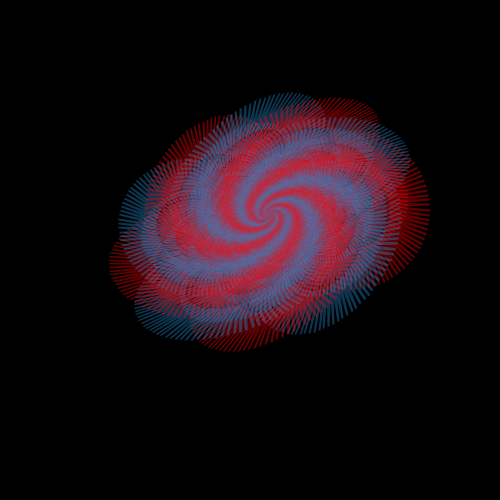
Frame 1 (no input)
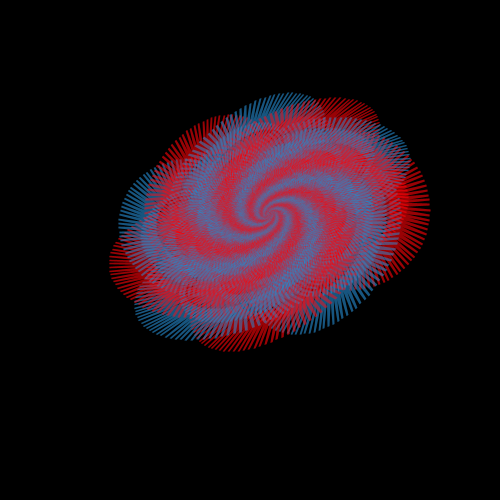
Frame 2 (the mouse pressed at the canvas centre, redrawn once)

The Processing sketch that drew these frames (run headless with seeded random() and noise(); the mouse was pressed at the canvas centre and the sketch redrawn once):

// Processing sketch: processing_86587
// ── processing_86587.pde

void setup(){
 smooth();
  background(/*225,245,243*/0);
  size(500, 500);
}
void draw(){

mouseX=100;
mouseY=100;
float x=20;//mouseX;
float y=40;//mouseY;
float n=100;//3+random(8); // nombre de cotes du polygone
float R=40;//+random(50); // rayon du polygone 
float r=4*R/2; // rayon de l'etoile polygonale
color bleu=color(35,137,203);
color rose=color(95,24,56);
color jaune=color(237,162,0);
color rouge=color(250,3,7);
color violet=color(163,46,242);
strokeWeight(2);
noFill();
float pisn=PI/n;
translate(width/2+r,height/2-r);
//for(int j=0;j</*n*5*/1;j++){//forme simple
for(int j=0;j<=n*5;j++){
  {if (j%2==0){
  stroke(rouge,96);}
  else{
 stroke(bleu,99);}
// dessin des n sommets du polygone
beginShape();
for(int k=0;k<n;k++) {
if (n%2==0){ // cas du polygone a un nombre pair de sommets
  vertex(x+R*cos(k*2*pisn-pisn),y-R*sin(k*2*pisn-pisn));
  vertex(x+r*cos(k*2*pisn-2*pisn),y-r*sin(k*2*pisn-2*pisn));
}else{ // cas du polygone a un nombre impair de sommets
  vertex(x+R*cos(k*2*pisn-2*pisn),y-R*sin(k*2*pisn-2*pisn));
  vertex(x+r*cos(k*2*pisn-pisn),y-r*sin(k*2*pisn-pisn));
}
}
endShape(CLOSE);
// dessin des n sommets du polygone
translate(x-10,y-10);
rotate(PI/5); 
//rotate(23*PI/53);
scale(0.8,1.2);
noLoop();
}
}
}
